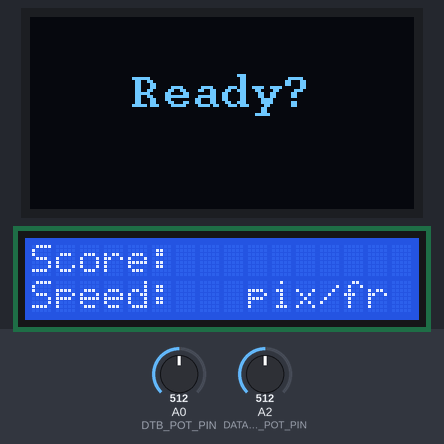
The program below on a simulated Arduino Nano, built with avr-gcc and run on an emulated ATmega328P. On the bench: 128×64 one-colour display, 16×2 character LCD. The test bench sets the inputs (shaded band); at power-on: A0 (DTB_POT_PIN) = 512, A2 (DATA_ROT_POT_PIN) = 512.

Above: at 1.3 s.
1.4 s: A0 (DTB_POT_PIN) set to 626
At 3.11 s:
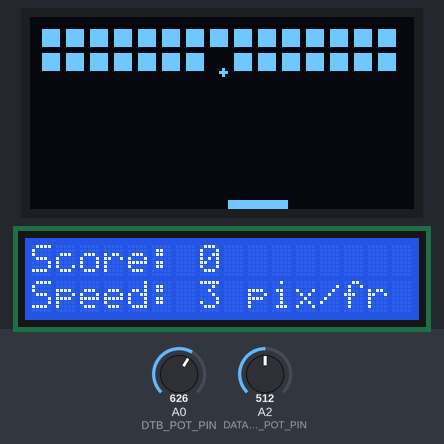
4.4 s: A0 (DTB_POT_PIN) set to 652
At 6.7 s:
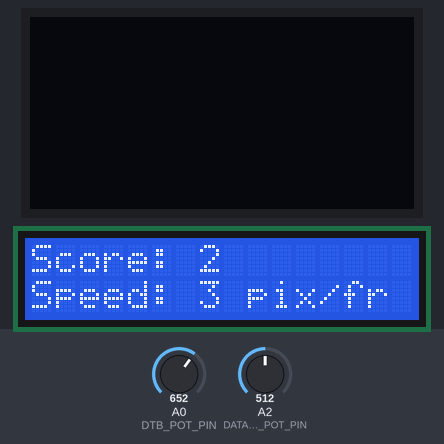
7.0 s: A2 (DATA_ROT_POT_PIN) set to 716
At 9.91 s:
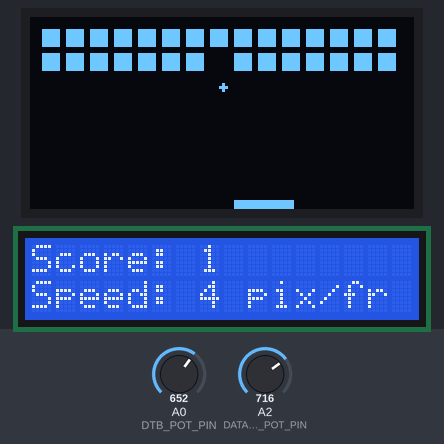
10.0 s: A2 (DATA_ROT_POT_PIN) set to 900
At 10.33 s:
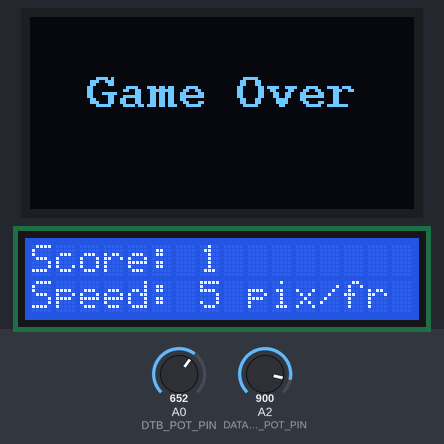
Timing chart, 0 to 12.5 s (numbered marks = the images above; inputs shaded):
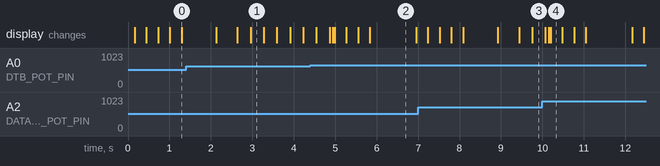

Measured:
- the behaviour switches between 644 and 645 on A0 (DTB_POT_PIN) (found by bisection; images 1 and 2)
- what the display in image 2 shows lasts 1.2 s, from 5.8 s to 7.0 s

The program:

main.cpp
```cpp
#include <Arduino.h>
#include <Wire.h>
#include <Adafruit_GFX.h>
// #include <Adafruit_SSD1306.h>
#include <U8g2lib.h>
#include <LiquidCrystal_I2C.h>

#include <stdlib.h>
#include <time.h>

#define DTB_POT_PIN 0
#define DATA_ROT_POT_PIN 2
#define SDA_OLED_PIN 4
#define SCK_OLED_PIN 5

#define SCREEN_WIDTH 128
#define SCREEN_HEIGHT 64

#define OLED_RESET -1
// Adafruit_SSD1306 display(SCREEN_WIDTH, SCREEN_HEIGHT, &Wire, OLED_RESET);
U8G2_SSD1306_128X64_NONAME_F_HW_I2C u8g2(U8G2_R0, /* reset=*/ U8X8_PIN_NONE, SCK_OLED_PIN, SDA_OLED_PIN);
LiquidCrystal_I2C lcd(0x27, 16, 2);

void paddleDirection(uint8_t arr[]);

void resetValues();

void updateHistory(uint8_t history[], uint8_t newValue);

void drawBlocks();

void drawBlock(uint8_t row, uint8_t blockIndex);

bool checkCollision(uint8_t blockX, uint8_t blockY);

void displayGameState();

uint8_t countAllCharacters(const String& str);

void displayPageState(const String& str, uint16_t pageDelay);

uint16_t potValue = 0;
uint16_t potRotValue = 0;

uint8_t paddlePosition = 64;
uint8_t paddleLength = 20;
uint8_t paddleWidth = 3;

uint8_t paddlePreviousDirections[2] = {};
uint8_t numPrevPaddleStates = sizeof(paddlePreviousDirections) / sizeof(paddlePreviousDirections[0]);

bool firstCollision = true;

uint8_t numOfRows = 2;
uint8_t numBlocksRow = 15;
uint8_t w = 6;
uint8_t h = 6;
uint8_t offsetLR = 4;
uint8_t offsetBlocks = 2;

uint8_t blockMap[3][15] = {};

uint8_t score = 0;

enum GameState {
    GAME_START,
    GAME_PLAYING,
    GAME_OVER
};

enum BlockState {
    ACTIVE,
    HIT
};

enum PaddleState {
  LEFT,
  RIGHT,
  STILL
};

PaddleState paddleState;

GameState gameState = GAME_START;

class Ball {
  private:
    uint8_t size;
    uint8_t offset;
    int16_t x, y;
    int16_t startX, startY;
    int16_t addX, addY;
    uint8_t speed;

  public:
    Ball(uint8_t startSize, uint8_t startOffset, int16_t startX, int16_t startY, uint8_t startSpeed)
      : size(startSize), offset(startOffset), x(startX), y(startY), startX(startX), startY(startY), addX(0), addY(0), speed(startSpeed) {}

    enum MoveDirection {
      X_LEFT,
      X_RIGHT,
      X_STILL,
      Y_UP,
      Y_DOWN,
      Y_STILL
    };

    void updatePosition() {
        x += addX * speed;
        y += addY * speed;
    }

    void resetValues() {
        setMove(X_STILL);
        setMove(Y_STILL);
        setX(startX);
        setY(startY);
    }

    void invertDirectionX() { addX = -addX; }
    void invertDirectionY() { addY = -addY; }

    int16_t getX() const { return x; }
    int16_t getY() const { return y; }
    uint8_t getOffset() const { return offset; }
    uint8_t getSpeed() const { return speed; }
    int16_t getRightEdge() const { return x + offset; }
    int16_t getLeftEdge() const { return x - offset; }
    int16_t getTopEdge() const { return y - offset; }
    int16_t getBottomEdge() const { return y + offset; }
    MoveDirection getMovementDirectionX() {
      if (addX > 0) {
        return X_RIGHT;
        // WARNING REMOVED = from <=
      } else if (addX < 0) {
        return X_LEFT;
      } else {
        return X_STILL;
      }
    }
    MoveDirection getMovementDirectionY() {
      if (addY > 0) {
        return Y_DOWN;
        // WARNING REMOVED = from <=
      } else if (addY < 0) {
        return Y_UP;
      }  else {
        return Y_STILL;
      }
    }
    void setSpeed(uint8_t newSpeed) { speed = newSpeed; }
    void setX(int16_t newX) { x = newX; }
    void setY(int16_t newY) { y = newY; }
    void setMove(MoveDirection direction) {
      switch (direction) {
      case X_LEFT:
        addX = -1;
        break;
      case X_RIGHT:
        addX = 1;
        break;
      case X_STILL:
        addX = 0;
        break;
      case Y_UP:
        addY = -1;
        break;
      case Y_DOWN:
        addY = 1;
        break;
      case Y_STILL:
        addY = 0;
        break;
      }
    }

    void draw() {
      updateHistory(paddlePreviousDirections, paddlePosition);

      // ball hits screen sides
      // TODO rewrite firstCollision condition
      if(firstCollision == true) {
        setMove(Y_UP);
        firstCollision = false;
      }
      if (getTopEdge() < 0) {
        invertDirectionY();
        // ensure that ball is within screen area
        setY(offset);
      }
      else if (getLeftEdge() < 0) {
        invertDirectionX();
        setX(offset);
      }
      else if (getRightEdge() > SCREEN_WIDTH) {
        invertDirectionX();
        setX(SCREEN_WIDTH - offset);
      }
      else if (getBottomEdge() > SCREEN_HEIGHT - paddleWidth) {
        // ball hits paddle
        if (getRightEdge() >= paddlePosition && getLeftEdge() <= paddlePosition + paddleLength) {
          paddleDirection(paddlePreviousDirections);
          invertDirectionY();
          setY(SCREEN_HEIGHT - paddleWidth - offset);
          switch (paddleState) {
          case LEFT:
            if (getMovementDirectionX() == X_RIGHT) {
              invertDirectionX();
            } else if (getMovementDirectionX() == X_STILL) {
              setMove(X_RIGHT);
            }
            break;
          case RIGHT:
            if (getMovementDirectionX() == X_LEFT) {
              invertDirectionX();
            } else if (getMovementDirectionX() == X_STILL) {
              setMove(X_LEFT);
            }
            break;
          case STILL:
            break;
          }
        } else {
          gameState = GAME_OVER;
        }
      }
      updatePosition();
      u8g2.drawDisc(x, y, size);
    }
};

Ball ball(1, 3, SCREEN_WIDTH / 2, 2 * SCREEN_HEIGHT / 3, 1);

void setup() {
  // Serial.begin(9600);

  pinMode(DTB_POT_PIN, INPUT);
  pinMode(DATA_ROT_POT_PIN, INPUT);

  u8g2.begin();

  lcd.begin(16, 2);

  lcd.backlight();

  lcd.setCursor(0, 0);
  lcd.print("Score: ");
  lcd.setCursor(0, 1);
  lcd.print("Speed: ");
  lcd.setCursor(9, 1);
  lcd.print("pix/fr");

  int sensorValue = analogRead(A3); // A3 is assumed to be unconnected
  srand(sensorValue);

  // for (uint8_t row = 0; row < numOfRows; row++) {
  // for (uint8_t col = 0; col < numBlocksRow; col++) {
  //   // Print each element followed by a space
  //   Serial.print(blockMap[row][col]);
  //   Serial.print(" ");
  // }
  // // After each row, print a newline character
  // Serial.println();
  // }

}

void loop() {
  // Serial.println(firstCollision);
  switch (gameState) {
  case GAME_START:
    displayGameState();
    gameState = GAME_PLAYING;

    lcd.setCursor(7, 0);
    lcd.print("  ");
    lcd.setCursor(7, 0);
    lcd.print(score);
    lcd.setCursor(7, 1);
    lcd.print("  ");
    lcd.setCursor(7, 1);
    lcd.print(ball.getSpeed());

    break;

  case GAME_PLAYING:
    potValue = analogRead(DTB_POT_PIN);
    potRotValue = analogRead(DATA_ROT_POT_PIN);
    ball.setSpeed(map(potRotValue, 0, 1023, 1, 6));
    paddlePosition = map(potValue, 0, 1023, 0, 128 - paddleLength);

    lcd.setCursor(7, 0);
    lcd.print("  ");
    lcd.setCursor(7, 0);
    lcd.print(score);
    lcd.setCursor(7, 1);
    lcd.print("  ");
    lcd.setCursor(7, 1);
    lcd.print(ball.getSpeed());

    u8g2.firstPage();
    do {
    u8g2.drawBox(paddlePosition, SCREEN_HEIGHT - paddleWidth, paddleLength, SCREEN_HEIGHT);
    ball.draw();
    drawBlocks();
    } while (u8g2.nextPage());
    break;

  case GAME_OVER:
    displayGameState();
    resetValues();
    gameState = GAME_START;
    break;
  }
  delay(1);
}

void updateHistory(uint8_t history[], uint8_t newValue) {
    history[2] = history[1];
    history[1] = history[0];
    history[0] = newValue;
}

void paddleDirection(uint8_t arr[]) {
  if (arr[0] < arr[1]) {
    paddleState = LEFT;
  } else if (arr[0] > arr[1]) {
    paddleState = RIGHT;
  } else {
    paddleState = STILL;
  }
}

void resetValues() {
  numPrevPaddleStates = sizeof(paddlePreviousDirections) / sizeof(paddlePreviousDirections[0]);
  for (uint8_t i = 0; i < numPrevPaddleStates; i++) {
    paddlePreviousDirections[i] = 0;
  }
  for (uint8_t r = 0; r < numOfRows; r++) {
    for (uint8_t bl = 0; bl < numBlocksRow; bl++) {
      blockMap[r][bl] = 0;
    }
  }
  ball.resetValues();
  paddleState = STILL;
  firstCollision = true;
  score = 0;
}

void drawBlocks() {
  for (uint8_t r = 0; r < numOfRows; r++) {
    for (uint8_t bl = 0; bl < numBlocksRow; bl++) {
        drawBlock(r, bl);
    }
  }
}

void drawBlock(uint8_t row, uint8_t blockIndex) {
  uint8_t blockX = offsetLR + blockIndex * (w + offsetBlocks);
  uint8_t blockY = offsetLR + row * (offsetBlocks + h);
  if (blockMap[row][blockIndex] == ACTIVE) {
    blockMap[row][blockIndex] = checkCollision(blockX, blockY);
    if (blockMap[row][blockIndex] == ACTIVE) {
      u8g2.drawBox(blockX, blockY, w, h);
    } else if (blockMap[row][blockIndex] == HIT) {
      score += 1;
    }
  }
}

bool checkCollision(uint8_t blockX, uint8_t blockY) {
  // hit block from left side
  if (ball.getRightEdge() > blockX &&
   ball.getTopEdge() < (blockY + h) &&
   ball.getBottomEdge() > blockY &&
   ball.getLeftEdge() < (blockX + w)
    ) {
      // Serial.println("Came to block from the left");
      // ball.setX(blockX - ball.getOffset());
      ball.setY(blockY + h/2);
      ball.invertDirectionX();
      if (ball.getMovementDirectionY() == Ball::Y_UP) {
        ball.invertDirectionY();
      }
      return true;
  // hit block from the bottom
  } else if (ball.getRightEdge() > blockX &&
   ball.getLeftEdge() < (blockX + w) &&
   ball.getTopEdge() < (blockY + h) &&
   // WARNING originaly was ball.getTopEdge()
   ball.getBottomEdge() > (blockY)
   ) {
      // ball.invertDirectionY();
      // ball.setY(blockY + h + ball.getOffset());
      ball.setX(blockX + w/2);
      // TODO rewrite firstCollision condition
      // Serial.println("Came to block from the bottom");
      // if(firstCollision == true) {
      // int rnd = rand();
      // Ball::MoveDirection xRandDirection = (rnd % 11) > 5 ? Ball::X_LEFT : Ball::X_RIGHT;
      // randomly choose ball X direction
      // ball.setMove(xRandDirection);
      if (ball.getMovementDirectionY() == Ball::Y_UP) {
        ball.invertDirectionY();
      }
      firstCollision = false;
        // Serial.print("First collision happened: ");
      // }
      return true;
  // hit block from the right
  } else if (ball.getLeftEdge() < (blockX + w) &&
   ball.getTopEdge() < (blockY + h) &&
   ball.getBottomEdge() > (blockY) &&
   ball.getLeftEdge() > (blockX)
   ) {
    // Serial.println("Came to block from the right");
    // ball.setX(blockX + w + ball.getOffset());
    ball.setY(blockY + h/2);
    ball.invertDirectionX();
    if (ball.getMovementDirectionY() == Ball::Y_UP) {
      ball.invertDirectionY();
    }
    return true;
  // hit block from the top
  } else if (ball.getRightEdge() > (blockX) &&
   ball.getLeftEdge() < (blockX + w) &&
   ball.getBottomEdge() > blockY &&
   // WARNING origilany was getBottomEdge()
   ball.getTopEdge() < (blockY + h)
  ) {
    // Serial.println("Came to block from the top");
    // ball.setY(blockY - ball.getOffset());
    ball.setX(blockY + w/2);
    if (ball.getMovementDirectionY() == Ball::Y_DOWN) {
      ball.invertDirectionY();
    }
    return true;
  }
  return false;
}

uint8_t countAllCharacters(const String& str) {
  return str.length();
}

void displayPageState(const String& str, uint16_t pageDelay) {
  const uint8_t characterWidth = 10;
  uint8_t textLeftOffset = 0;
  u8g2.firstPage();
  do {
  u8g2.setFont(u8g_font_courB12);
  u8g2.setColorIndex(0);
  u8g2.drawBox(20, 12, 88, 40);
  u8g2.setColorIndex(1);
  // set the right Left Offset for text
  if (countAllCharacters(str) != 0) {
    textLeftOffset = (uint8_t)((SCREEN_WIDTH - (countAllCharacters(str) * characterWidth)) / 2);
  } else {
    textLeftOffset = (uint8_t)((SCREEN_WIDTH - (characterWidth)) / 2);
  }
  u8g2.setCursor(textLeftOffset, 30);
  u8g2.print(str);
  } while ( u8g2.nextPage() );
  delay(pageDelay);
}

void displayGameState() {
  String str1;
  String str2;
  String str3;
  String emptyString;
  if (gameState == GAME_START) {
    str1 = "Let's start";
    str2 = "Ready?";
    str3 = "Go!";
    emptyString = "";
  } else {
    str1 = "Game Over";
    str2 = "";
    str3 = "";
    emptyString = "";
  }
  for(uint8_t i=0;i<2;i++) {
    displayPageState(str1, (uint16_t)250);
    displayPageState(emptyString, (uint16_t)250);
  }
    displayPageState(str2, (uint16_t)800);
  if (gameState == GAME_START) {
    displayPageState(str3, (uint16_t)500);
  }
}
```
